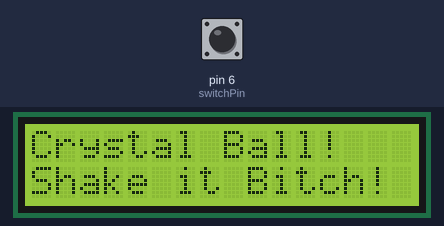
Simulated run of this sketch. Board: Arduino Uno, built with avr-gcc and run on an emulated ATmega328P. Parts: 16×2 character LCD. Inputs (shaded band) come from the test bench; at power-on: pin 6 (switchPin) LOW. Random numbers use the default seed unless the sketch sets one.

Above: at 1.2 s.
1.3 s: pin 6 (switchPin) pulled HIGH for 0.15 s
At 1.7 s:
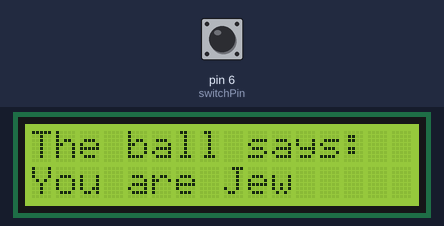
2.9 s: pin 6 (switchPin) pulled HIGH for 1 s
At 4.2 s:
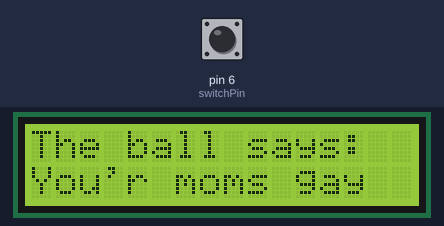
5.4 s: pin 6 (switchPin) pulsed HIGH 5 times (0.12 s each, 0.3 s apart)
At 6.8 s:
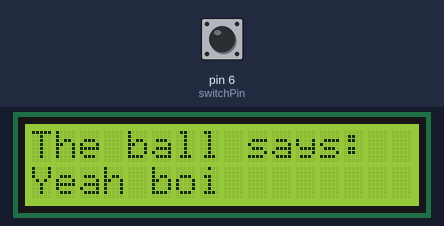
8.4 s: pin 6 (switchPin) pulled HIGH for 0.15 s
At 9.5 s:
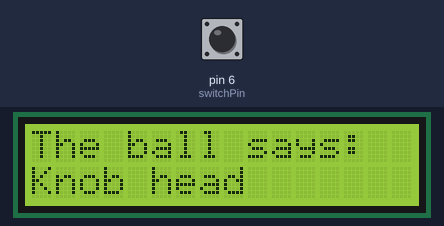
10.0 s: pin 6 (switchPin) pulled HIGH for 3.2 s
At 13.6 s:
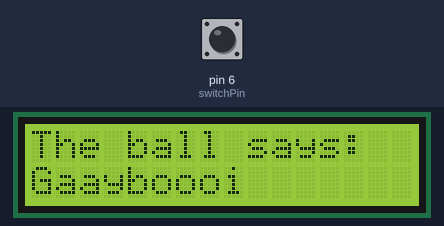
14.7 s: pin 6 (switchPin) pulled HIGH for 0.15 s
At 15.5 s:
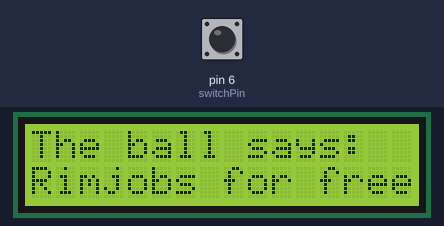
Timing chart, 0 to 17.3 s (numbered marks = the images above; inputs shaded):
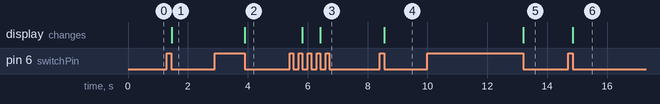

Measured:
- after the input at 1.3 s, the display: changes after 0.16 s (image 1)
- after the input at 2.9 s, the display: changes after 1.0 s (image 2)
- after the input at 5.4 s, the display: first changes after 0.43 s (image 3 shows a later state)
- after the input at 8.4 s, the display: changes after 0.16 s (image 4)
- after the input at 10.0 s, the display: changes after 3.2 s (image 5)
- after the input at 14.7 s, the display: changes after 0.16 s (image 6)

The sketch:

Displaynoget.ino
```cpp
#include <LiquidCrystal.h>
LiquidCrystal lcd(12,11,5,4,3,2);

const int switchPin = 6;
int switchState = 0;
int prevSwitchState = 0;
int reply;

void setup() {
  // put your setup code here, to run once:
lcd.begin(16, 2);

pinMode(switchPin,INPUT);

lcd.print("Crystal Ball!");

lcd.setCursor(0, 1);
lcd.print("Shake it Bitch!");
}

void loop() {
  // put your main code here, to run repeatedly:
switchState= digitalRead(switchPin);

if (switchState != prevSwitchState) {
  if (switchState == LOW ) {
    reply = random(8);
    lcd.clear();
    lcd.setCursor(0, 0);
    lcd.print("The ball says: ");
    lcd.setCursor(0, 1);

    switch(reply){
      case 0:
      lcd.print("Yeah boi");
      break;
      case 1:
      lcd.print("You'r moms gay");
      break;
      case 2:
      lcd.print("you'r dads gay");
      break;
      case 3:
      lcd.print("Gaayboooi");
      break;
      case 4:
      lcd.print("Suck me dry");
      break;
      case 5:
      lcd.print("Rimjobs for free");
      break;
      case 6:
      lcd.print("Knob head");
      break;
      case 7:
      lcd.print("You are Jew");
      break;
    }
  }
}
prevSwitchState = switchState;
}
```
